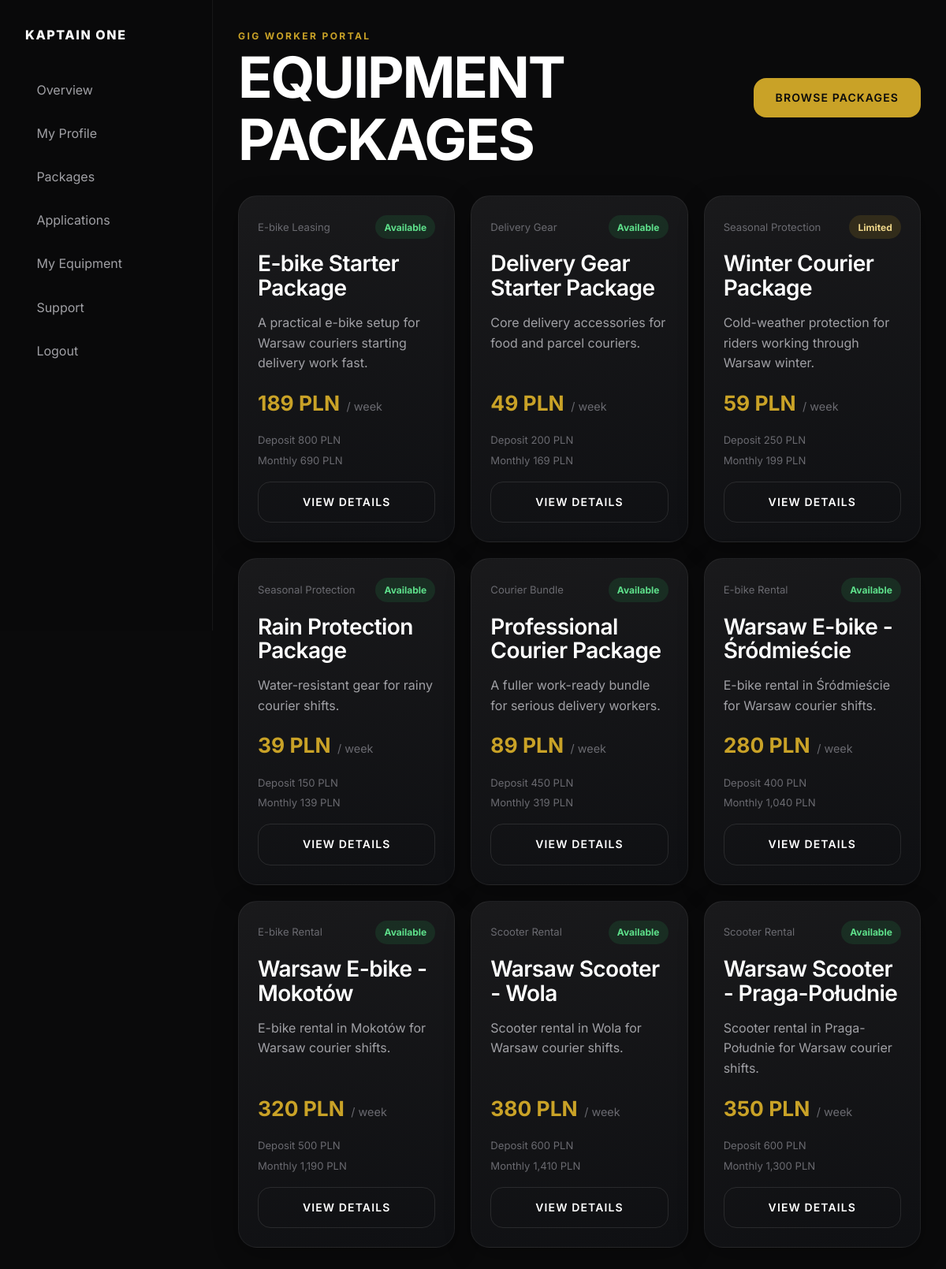
Before: /dashboard/packages.php (signed in) with the older database file.
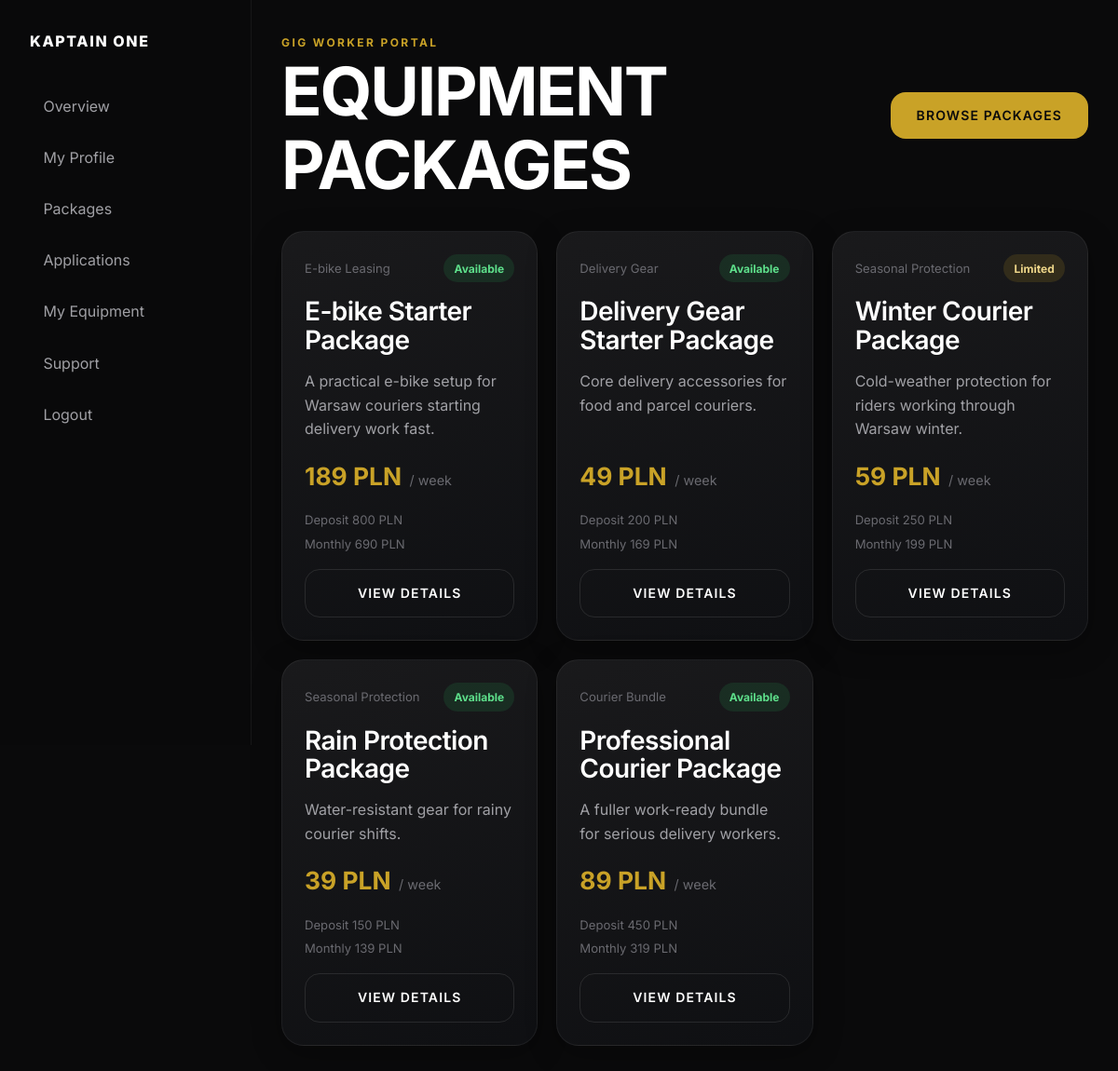
After: the same page with the newer database file.
### tables this page shows
CREATE TABLE IF NOT EXISTS equipment_packages (
    id INT UNSIGNED AUTO_INCREMENT PRIMARY KEY,
    title VARCHAR(160) NOT NULL,
    slug VARCHAR(180) NOT NULL UNIQUE,
    category VARCHAR(80) NOT NULL,
    description TEXT,
    short_description TEXT,
    image VARCHAR(255),
    included_items TEXT,
    weekly_price DECIMAL(10,2) DEFAULT 0,
    monthly_price DECIMAL(10,2) DEFAULT 0,
    deposit_amount DECIMAL(10,2) DEFAULT 0,
    currency VARCHAR(10) DEFAULT 'PLN',
    availability_status ENUM('available', 'limited', 'waitlist', 'unavailable') DEFAULT 'available',
    requirements TEXT,
    terms TEXT,
    is_active BOOLEAN DEFAULT TRUE,
    sort_order INT DEFAULT 100,
    created_at TIMESTAMP DEFAULT CURRENT_TIMESTAMP,
    updated_at TIMESTAMP DEFAULT CURRENT_TIMESTAMP ON UPDATE CURRENT_TIMESTAMP,
    INDEX idx_packages_active (is_active),
    INDEX idx_packages_category (category),
    INDEX idx_packages_availability (availability_status)
);

### includes/db.php (called while the page is built, shortened)
<?php
require_once __DIR__ . '/../config/config.php';
class Database {
    private static ?PDO $instance = null;
    public static function connect(): PDO {
        global $DB_CONFIG;
        if (self::$instance === null) {
            try {
                $dsn = sprintf(
                    'mysql:host=%s;port=%d;dbname=%s;charset=%s',
                    $DB_CONFIG['host'],
                    $DB_CONFIG['port'],
                    $DB_CONFIG['database'],
                    $DB_CONFIG['charset']
                );
                self::$instance = new PDO($dsn, $DB_CONFIG['username'], $DB_CONFIG['password'], [
                    PDO::ATTR_ERRMODE            => PDO::ERRMODE_EXCEPTION,
                    PDO::ATTR_DEFAULT_FETCH_MODE => PDO::FETCH_ASSOC,
                    PDO::ATTR_EMULATE_PREPARES   => false,
                ]);
            } catch (PDOException $e) {
                error_log('Database connection failed: ' . $e->getMessage());
                throw new Exception('Service temporarily unavailable');
            }
        }
        return self::$instance;
    }
    public static function query(string $sql, array $params = []): PDOStatement {
        $stmt = self::connect()->prepare($sql);
        $stmt->execute($params);
        return $stmt;
    }
    public static function fetchAll(string $sql, array $params = []): array {
        $stmt = self::query($sql, $params);
        return $stmt->fetchAll();
    }
}

### includes/app_data.php (called while the page is built, shortened)
<?php
require_once __DIR__ . '/db.php';
function package_status_label(string $status): string {
    return ucwords(str_replace('_', ' ', $status));
}
function get_active_packages(): array {
    return Database::fetchAll("SELECT * FROM equipment_packages WHERE is_active = 1 ORDER BY sort_order, title");
}

### includes/functions.php (called while the page is built, shortened)
<?php
require_once __DIR__ . '/../config/config.php';
function e(string $text): string {
    return htmlspecialchars($text, ENT_QUOTES, 'UTF-8');
}
function site(string $key): string {
    global $SITE_CONFIG;
    return $SITE_CONFIG[$key] ?? '';
}
function base_url(): string {
    $configured = rtrim(site('url'), '/');
    if (!empty($_SERVER['HTTP_HOST'])) {
        $host = $_SERVER['HTTP_HOST'];
        if (stripos($host, 'localhost') !== false || preg_match('/^(127\.0\.0\.1|192\.168\.|10\.|172\.(1[6-9]|2\d|3[0-1])\.)/', $host)) {
            $scriptDir = str_replace('\\', '/', dirname($_SERVER['SCRIPT_NAME'] ?? '/'));
            $scriptDir = rtrim($scriptDir, '/.');
            if (preg_match('#/(admin|auth|blog|dashboard|partners|services)(/.*)?$#', $scriptDir)) {
                $scriptDir = preg_replace('#/(admin|auth|blog|dashboard|partners|services)(/.*)?$#', '', $scriptDir);
                $scriptDir = rtrim($scriptDir, '/');
            }
            return 'http://' . $host . $scriptDir;
        }
    }
    return $configured;
}

### config/config.php (called while the page is built, shortened)
<?php
$SITE_CONFIG = [
    'name'        => 'Kaptain One',
    'tagline'     => 'Warsaw E-Bike & Scooter Rentals for Couriers',
    'url'         => 'https://kaptainone.com',
    'email'       => 'kaptainonewayne@gmail.com',
    'phone'       => '+48 723-385-026',
    'phone_link'  => '+48723385026',
    'address'     => 'Warsaw, Poland',
    'timezone'    => 'Europe/Warsaw'
];

### includes/package-card.php (the view)
<article class="package-card">
    <div class="package-card__top">
        <span class="package-card__category"><?= e($package['category']) ?></span>
        <span class="status-pill status-<?= e($package['availability_status']) ?>"><?= e(package_status_label($package['availability_status'])) ?></span>
    </div>
    <h3><?= e($package['title']) ?></h3>
    <p><?= e($package['short_description']) ?></p>
    <div class="package-price">
        <strong><?= number_format((float)$package['weekly_price'], 0) ?> <?= e($package['currency']) ?></strong>
        <span>/ week</span>
    </div>
    <div class="package-meta">
        <span>Deposit <?= number_format((float)$package['deposit_amount'], 0) ?> <?= e($package['currency']) ?></span>
        <span>Monthly <?= number_format((float)$package['monthly_price'], 0) ?> <?= e($package['currency']) ?></span>
    </div>
    <a href="<?= base_url() ?>/package.php?slug=<?= e($package['slug']) ?>" class="btn btn-secondary">View Details</a>
</article>

### dashboard/packages.php (shortened to what this page needs)
<?php
require_once __DIR__ . '/_layout.php';
$packages = get_active_packages();
?>
<section class="package-grid">
    <?php foreach ($packages as $package): ?>
        <?php require __DIR__ . '/../includes/package-card.php'; ?>
    <?php endforeach; ?>
</section>
<?php require_once __DIR__ . '/_footer.php'; ?>

Changed rows visible on the page:
no longer on this page (row edited): equipment_packages: category "E-bike Rental", availability_status "Available", title "Warsaw E-bike - Śródmieście", short_description "E-bike rental in Śródmieście for Warsaw courier shifts.", weekly_price "280", currency "PLN", deposit_amount "400", monthly_price "1,040"
no longer on this page (row edited): equipment_packages: category "E-bike Rental", availability_status "Available", title "Warsaw E-bike - Mokotów", short_description "E-bike rental in Mokotów for Warsaw courier shifts.", weekly_price "320", currency "PLN", deposit_amount "500", monthly_price "1,190"
no longer on this page (row edited): equipment_packages: category "Scooter Rental", availability_status "Available", title "Warsaw Scooter - Wola", short_description "Scooter rental in Wola for Warsaw courier shifts.", weekly_price "380", currency "PLN", deposit_amount "600", monthly_price "1,410"
no longer on this page (row edited): equipment_packages: category "Scooter Rental", availability_status "Available", title "Warsaw Scooter - Praga-Południe", short_description "Scooter rental in Praga-Południe for Warsaw courier shifts.", weekly_price "350", currency "PLN", deposit_amount "600", monthly_price "1,300"
